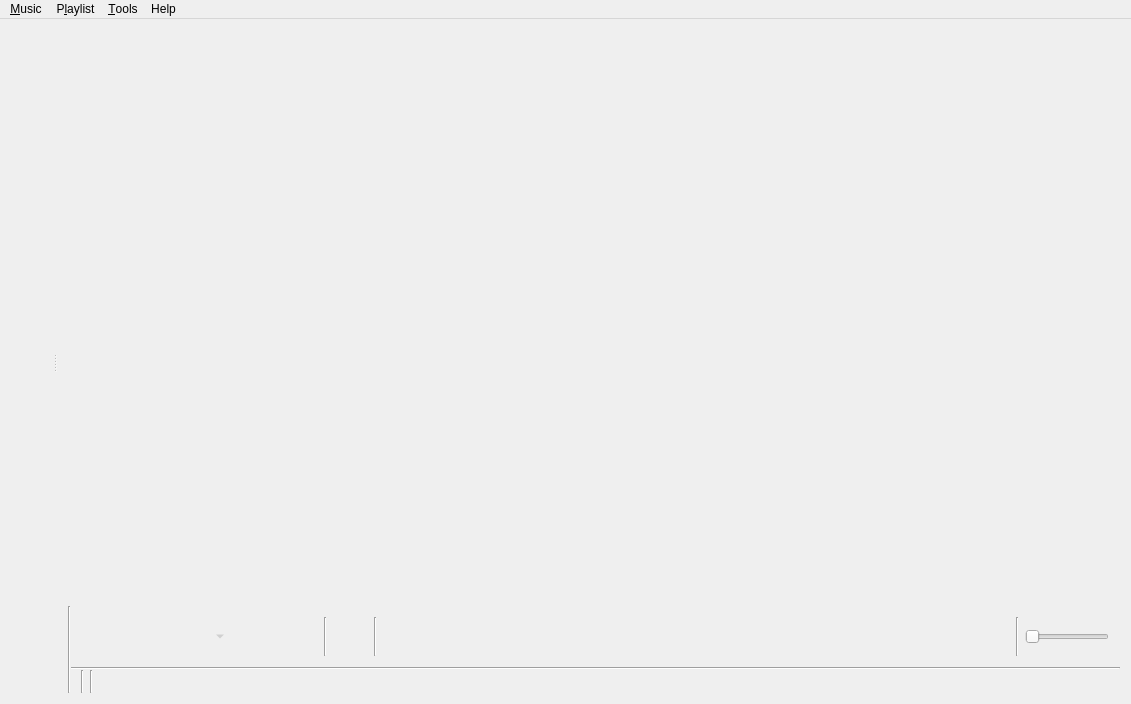
<?xml version="1.0" encoding="UTF-8"?>
<ui version="4.0">
 <class>MainWindow</class>
 <widget class="QMainWindow" name="MainWindow">
  <property name="geometry">
   <rect>
    <x>0</x>
    <y>0</y>
    <width>1131</width>
    <height>704</height>
   </rect>
  </property>
  <property name="windowTitle">
   <string>Strawberry Music Player</string>
  </property>
  <property name="windowIcon">
   <iconset resource="../../data/icons.qrc">
    <normaloff>:/icons/128x128/strawberry.png</normaloff>:/icons/128x128/strawberry.png</iconset>
  </property>
  <widget class="QWidget" name="centralWidget">
   <layout class="QVBoxLayout" name="layout_centralWidget">
    <property name="spacing">
     <number>0</number>
    </property>
    <property name="leftMargin">
     <number>0</number>
    </property>
    <property name="topMargin">
     <number>0</number>
    </property>
    <property name="rightMargin">
     <number>0</number>
    </property>
    <property name="bottomMargin">
     <number>0</number>
    </property>
    <item>
     <widget class="QSplitter" name="splitter">
      <property name="orientation">
       <enum>Qt::Orientation::Horizontal</enum>
      </property>
      <widget class="QWidget" name="sidebar_layout">
       <layout class="QVBoxLayout" name="layout_left">
        <property name="spacing">
         <number>0</number>
        </property>
        <item>
         <widget class="FancyTabWidget" name="tabs" native="true"/>
        </item>
        <item>
         <widget class="PlayingWidget" name="widget_playing" native="true"/>
        </item>
       </layout>
      </widget>
      <widget class="QWidget" name="playlist_layout">
       <layout class="QVBoxLayout" name="layout_right">
        <property name="spacing">
         <number>0</number>
        </property>
        <item>
         <widget class="PlaylistContainer" name="playlist" native="true">
          <property name="sizePolicy">
           <sizepolicy hsizetype="Preferred" vsizetype="Expanding">
            <horstretch>0</horstretch>
            <verstretch>0</verstretch>
           </sizepolicy>
          </property>
          <addaction name="action_edit_track"/>
          <addaction name="action_edit_value"/>
         </widget>
        </item>
        <item>
         <layout class="QHBoxLayout" name="layout_bottom">
          <property name="spacing">
           <number>0</number>
          </property>
          <item>
           <widget class="Line" name="line_6">
            <property name="orientation">
             <enum>Qt::Orientation::Vertical</enum>
            </property>
           </widget>
          </item>
          <item>
           <widget class="QWidget" name="player_controls_container" native="true">
            <layout class="QVBoxLayout" name="layout_player_controls_container">
             <property name="spacing">
              <number>0</number>
             </property>
             <property name="leftMargin">
              <number>0</number>
             </property>
             <property name="topMargin">
              <number>0</number>
             </property>
             <property name="rightMargin">
              <number>0</number>
             </property>
             <property name="bottomMargin">
              <number>0</number>
             </property>
             <item>
              <widget class="QFrame" name="player_controls">
               <property name="frameShape">
                <enum>QFrame::Shape::NoFrame</enum>
               </property>
               <layout class="QHBoxLayout" name="horizontalLayout">
                <item>
                 <widget class="QToolButton" name="back_button">
                  <property name="accessibleName">
                   <string>MenuPopupToolButton</string>
                  </property>
                  <property name="iconSize">
                   <size>
                    <width>32</width>
                    <height>32</height>
                   </size>
                  </property>
                  <property name="autoRaise">
                   <bool>true</bool>
                  </property>
                 </widget>
                </item>
                <item>
                 <widget class="QToolButton" name="pause_play_button">
                  <property name="accessibleName">
                   <string>MenuPopupToolButton</string>
                  </property>
                  <property name="iconSize">
                   <size>
                    <width>32</width>
                    <height>32</height>
                   </size>
                  </property>
                  <property name="autoRaise">
                   <bool>true</bool>
                  </property>
                 </widget>
                </item>
                <item>
                 <widget class="QToolButton" name="stop_button">
                  <property name="enabled">
                   <bool>false</bool>
                  </property>
                  <property name="accessibleName">
                   <string>MenuPopupToolButton</string>
                  </property>
                  <property name="iconSize">
                   <size>
                    <width>32</width>
                    <height>32</height>
                   </size>
                  </property>
                  <property name="popupMode">
                   <enum>QToolButton::ToolButtonPopupMode::MenuButtonPopup</enum>
                  </property>
                  <property name="autoRaise">
                   <bool>true</bool>
                  </property>
                 </widget>
                </item>
				   
				   
                <item>
                 <widget class="QToolButton" name="forward_button">
                  <property name="accessibleName">
                   <string>MenuPopupToolButton</string>
                  </property>
                  <property name="iconSize">
                   <size>
                    <width>32</width>
                    <height>32</height>
                   </size>
                  </property>
                  <property name="autoRaise">
                   <bool>true</bool>
                  </property>
                 </widget>
                </item>
				   
				   
                <item>
                 <widget class="QToolButton" name="next_album_button">
                  <property name="accessibleName">
                   <string>MenuPopupToolButton</string>
                  </property>
                  <property name="iconSize">
                   <size>
                    <width>32</width>
                    <height>32</height>
                   </size>
                  </property>
                  <property name="autoRaise">
                   <bool>true</bool>
                  </property>
                 </widget>
                </item>
                <item>
                 <widget class="QWidget" name="widget_love" native="true">
                  <layout class="QHBoxLayout" name="layout_widget_love">
                   <property name="spacing">
                    <number>1</number>
                   </property>
                   <property name="leftMargin">
                    <number>0</number>
                   </property>
                   <property name="topMargin">
                    <number>0</number>
                   </property>
                   <property name="rightMargin">
                    <number>0</number>
                   </property>
                   <property name="bottomMargin">
                    <number>0</number>
                   </property>
                   <item>
                    <widget class="Line" name="line_love">
                     <property name="orientation">
                      <enum>Qt::Orientation::Vertical</enum>
                     </property>
                    </widget>
                   </item>
                   <item>
                    <widget class="QToolButton" name="button_love">
                     <property name="accessibleName">
                      <string>MenuPopupToolButton</string>
                     </property>
                     <property name="iconSize">
                      <size>
                       <width>32</width>
                       <height>32</height>
                      </size>
                     </property>
                     <property name="autoRaise">
                      <bool>true</bool>
                     </property>
                    </widget>
                   </item>
                  </layout>
                 </widget>
                </item>
                <item>
                 <widget class="Line" name="line_buttons">
                  <property name="orientation">
                   <enum>Qt::Orientation::Vertical</enum>
                  </property>
                 </widget>
                </item>
                <item>
                 <widget class="AnalyzerContainer" name="analyzer" native="true">
                  <property name="sizePolicy">
                   <sizepolicy hsizetype="Expanding" vsizetype="Preferred">
                    <horstretch>100</horstretch>
                    <verstretch>0</verstretch>
                   </sizepolicy>
                  </property>
                  <property name="minimumSize">
                   <size>
                    <width>0</width>
                    <height>36</height>
                   </size>
                  </property>
                 </widget>
                </item>
                <item>
                 <spacer name="horizontalSpacer">
                  <property name="orientation">
                   <enum>Qt::Orientation::Horizontal</enum>
                  </property>
                  <property name="sizeType">
                   <enum>QSizePolicy::Policy::Expanding</enum>
                  </property>
                  <property name="sizeHint" stdset="0">
                   <size>
                    <width>0</width>
                    <height>0</height>
                   </size>
                  </property>
                 </spacer>
                </item>
                <item>
                 <widget class="Line" name="line_volume">
                  <property name="orientation">
                   <enum>Qt::Orientation::Vertical</enum>
                  </property>
                 </widget>
                </item>
                <item>
                 <widget class="VolumeSlider" name="volume">
                  <property name="sizePolicy">
                   <sizepolicy hsizetype="Minimum" vsizetype="Fixed">
                    <horstretch>0</horstretch>
                    <verstretch>0</verstretch>
                   </sizepolicy>
                  </property>
                  <property name="maximum">
                   <number>100</number>
                  </property>
                  <property name="orientation">
                   <enum>Qt::Orientation::Horizontal</enum>
                  </property>
                 </widget>
                </item>
               </layout>
              </widget>
             </item>
             <item>
              <widget class="QWidget" name="status_bar" native="true">
               <property name="sizePolicy">
                <sizepolicy hsizetype="Preferred" vsizetype="Fixed">
                 <horstretch>0</horstretch>
                 <verstretch>0</verstretch>
                </sizepolicy>
               </property>
               <layout class="QVBoxLayout" name="layout_status_bar">
                <property name="spacing">
                 <number>0</number>
                </property>
                <property name="leftMargin">
                 <number>0</number>
                </property>
                <property name="topMargin">
                 <number>0</number>
                </property>
                <property name="rightMargin">
                 <number>0</number>
                </property>
                <property name="bottomMargin">
                 <number>0</number>
                </property>
                <item>
                 <widget class="Line" name="status_bar_line">
                  <property name="orientation">
                   <enum>Qt::Orientation::Horizontal</enum>
                  </property>
                 </widget>
                </item>
                <item>
                 <widget class="QWidget" name="status_bar_internal" native="true">
                  <property name="sizePolicy">
                   <sizepolicy hsizetype="Preferred" vsizetype="Fixed">
                    <horstretch>0</horstretch>
                    <verstretch>0</verstretch>
                   </sizepolicy>
                  </property>
                  <layout class="QHBoxLayout" name="layout_status_bar_internal">
                   <property name="spacing">
                    <number>3</number>
                   </property>
                   <property name="leftMargin">
                    <number>0</number>
                   </property>
                   <property name="topMargin">
                    <number>0</number>
                   </property>
                   <property name="rightMargin">
                    <number>0</number>
                   </property>
                   <property name="bottomMargin">
                    <number>0</number>
                   </property>
                   <item>
                    <widget class="QStackedWidget" name="status_bar_stack">
                     <property name="currentIndex">
                      <number>1</number>
                     </property>
                     <widget class="MultiLoadingIndicator" name="multi_loading_indicator"/>
                     <widget class="QWidget" name="playlist_summary_page">
                      <layout class="QVBoxLayout" name="layout_playlist_summary">
                       <property name="spacing">
                        <number>0</number>
                       </property>
                       <property name="leftMargin">
                        <number>0</number>
                       </property>
                       <property name="topMargin">
                        <number>0</number>
                       </property>
                       <property name="rightMargin">
                        <number>0</number>
                       </property>
                       <property name="bottomMargin">
                        <number>0</number>
                       </property>
                       <item>
                        <widget class="QLabel" name="playlist_summary">
                         <property name="alignment">
                          <set>Qt::AlignmentFlag::AlignRight|Qt::AlignmentFlag::AlignTrailing|Qt::AlignmentFlag::AlignVCenter</set>
                         </property>
                        </widget>
                       </item>
                      </layout>
                     </widget>
                    </widget>
                   </item>
                   <item>
                    <widget class="Line" name="line_5">
                     <property name="orientation">
                      <enum>Qt::Orientation::Vertical</enum>
                     </property>
                    </widget>
                   </item>
                   <item>
                    <widget class="PlaylistSequence" name="playlist_sequence" native="true"/>
                   </item>
                   <item>
                    <widget class="Line" name="line_2">
                     <property name="orientation">
                      <enum>Qt::Orientation::Vertical</enum>
                     </property>
                    </widget>
                   </item>
                   <item>
                    <widget class="QToolButton" name="button_scrobble">
                     <property name="enabled">
                      <bool>true</bool>
                     </property>
                     <property name="sizePolicy">
                      <sizepolicy hsizetype="Fixed" vsizetype="Fixed">
                       <horstretch>0</horstretch>
                       <verstretch>0</verstretch>
                      </sizepolicy>
                     </property>
                     <property name="text">
                      <string/>
                     </property>
                     <property name="iconSize">
                      <size>
                       <width>16</width>
                       <height>16</height>
                      </size>
                     </property>
                     <property name="autoRaise">
                      <bool>true</bool>
                     </property>
                    </widget>
                   </item>
                   <item>
                    <widget class="TrackSlider" name="track_slider" native="true">
                     <property name="sizePolicy">
                      <sizepolicy hsizetype="Preferred" vsizetype="Preferred">
                       <horstretch>10</horstretch>
                       <verstretch>0</verstretch>
                      </sizepolicy>
                     </property>
                    </widget>
                   </item>
                  </layout>
                 </widget>
                </item>
               </layout>
              </widget>
             </item>
            </layout>
           </widget>
          </item>
         </layout>
        </item>
       </layout>
      </widget>
     </widget>
    </item>
   </layout>
  </widget>
  <widget class="QMenuBar" name="menuBar">
   <property name="geometry">
    <rect>
     <x>0</x>
     <y>0</y>
     <width>1131</width>
     <height>21</height>
    </rect>
   </property>
   <widget class="QMenu" name="menu_music">
    <property name="title">
     <string>&amp;Music</string>
    </property>
    <addaction name="action_open_file"/>
    <addaction name="action_open_cd"/>
    <addaction name="separator"/>
    <addaction name="action_previous_track"/>
    <addaction name="action_play_pause"/>
    <addaction name="action_stop"/>
    <addaction name="action_next_track"/>
    <addaction name="action_next_album"/>
    <addaction name="separator"/>
    <addaction name="action_mute"/>
    <addaction name="separator"/>
    <addaction name="action_love"/>
    <addaction name="separator"/>
    <addaction name="action_quit"/>
   </widget>
   <widget class="QMenu" name="menu_playlist">
    <property name="title">
     <string>P&amp;laylist</string>
    </property>
    <addaction name="action_add_file"/>
    <addaction name="action_add_folder"/>
    <addaction name="action_add_stream"/>
    <addaction name="separator"/>
    <addaction name="action_shuffle_mode"/>
    <addaction name="action_repeat_mode"/>
    <addaction name="separator"/>
    <addaction name="action_new_playlist"/>
    <addaction name="action_save_playlist"/>
    <addaction name="action_load_playlist"/>
    <addaction name="action_save_all_playlists"/>
    <addaction name="separator"/>
    <addaction name="action_jump"/>
    <addaction name="action_clear_playlist"/>
    <addaction name="action_shuffle"/>
    <addaction name="action_remove_duplicates"/>
    <addaction name="action_remove_unavailable"/>
   </widget>
   <widget class="QMenu" name="menu_help">
    <property name="title">
     <string>Help</string>
    </property>
    <addaction name="action_about_strawberry"/>
    <addaction name="action_about_qt"/>
    <addaction name="separator"/>
   </widget>
   <widget class="QMenu" name="menu_tools">
    <property name="title">
     <string>&amp;Tools</string>
    </property>
    <addaction name="action_cover_manager"/>
    <addaction name="action_equalizer"/>
    <addaction name="action_transcoder"/>
    <addaction name="separator"/>
    <addaction name="action_update_collection"/>
    <addaction name="action_full_collection_scan"/>
    <addaction name="action_abort_collection_scan"/>
    <addaction name="separator"/>
    <addaction name="action_settings"/>
    <addaction name="action_import_data_from_last_fm"/>
    <addaction name="action_console"/>
    <addaction name="separator"/>
    <addaction name="action_toggle_show_sidebar"/>
   </widget>
   <addaction name="menu_music"/>
   <addaction name="menu_playlist"/>
   <addaction name="menu_tools"/>
   <addaction name="menu_help"/>
  </widget>
  <action name="action_previous_track">
   <property name="text">
    <string>Previous track</string>
   </property>
   <property name="shortcut">
    <string>F5</string>
   </property>
  </action>
  <action name="action_play_pause">
   <property name="text">
    <string>&amp;Play</string>
   </property>
   <property name="shortcut">
    <string>F6</string>
   </property>
  </action>
  <action name="action_stop">
   <property name="enabled">
    <bool>false</bool>
   </property>
   <property name="text">
    <string>&amp;Stop</string>
   </property>
   <property name="shortcut">
    <string>F7</string>
   </property>
  </action>
  <action name="action_next_track">
   <property name="text">
    <string>&amp;Next track</string>
   </property>
   <property name="shortcut">
    <string>F8</string>
   </property>
  </action>
  <action name="action_quit">
   <property name="text">
    <string>&amp;Quit</string>
   </property>
   <property name="shortcut">
    <string>Ctrl+Q</string>
   </property>
   <property name="menuRole">
    <enum>QAction::MenuRole::QuitRole</enum>
   </property>
  </action>
  <action name="action_stop_after_this_track">
   <property name="text">
    <string>Stop after this track</string>
   </property>
   <property name="shortcut">
    <string>Ctrl+Alt+V</string>
   </property>
  </action>
  <action name="action_love">
   <property name="enabled">
    <bool>false</bool>
   </property>
   <property name="text">
    <string>Love</string>
   </property>
   <property name="shortcut">
    <string notr="true">Ctrl+L</string>
   </property>
  </action>
  <action name="action_clear_playlist">
   <property name="text">
    <string>&amp;Clear playlist</string>
   </property>
   <property name="toolTip">
    <string>Clear playlist</string>
   </property>
   <property name="shortcut">
    <string>Ctrl+K</string>
   </property>
  </action>
  <action name="action_edit_track">
   <property name="text">
    <string>Edit track information...</string>
   </property>
   <property name="shortcut">
    <string>Ctrl+E</string>
   </property>
  </action>
  <action name="action_renumber_tracks">
   <property name="text">
    <string>Renumber tracks in this order...</string>
   </property>
  </action>
  <action name="action_selection_set_value">
   <property name="text">
    <string>Set value for all selected tracks...</string>
   </property>
  </action>
  <action name="action_edit_value">
   <property name="text">
    <string>Edit tag...</string>
   </property>
  </action>
  <action name="action_settings">
   <property name="text">
    <string>&amp;Settings...</string>
   </property>
   <property name="shortcut">
    <string>Ctrl+P</string>
   </property>
   <property name="menuRole">
    <enum>QAction::MenuRole::PreferencesRole</enum>
   </property>
  </action>
  <action name="action_about_strawberry">
   <property name="icon">
    <iconset resource="../../data/icons.qrc">
     <normaloff>:/icons/64x64/strawberry.png</normaloff>:/icons/64x64/strawberry.png</iconset>
   </property>
   <property name="text">
    <string>&amp;About Strawberry</string>
   </property>
   <property name="shortcut">
    <string>F1</string>
   </property>
   <property name="menuRole">
    <enum>QAction::MenuRole::AboutRole</enum>
   </property>
  </action>
  <action name="action_shuffle">
   <property name="text">
    <string>S&amp;huffle playlist</string>
   </property>
   <property name="shortcut">
    <string>Ctrl+H</string>
   </property>
  </action>
  <action name="action_add_file">
   <property name="text">
    <string>&amp;Add file...</string>
   </property>
   <property name="shortcut">
    <string>Ctrl+Shift+A</string>
   </property>
  </action>
  <action name="action_open_file">
   <property name="text">
    <string>&amp;Open file...</string>
   </property>
  </action>
  <action name="action_open_cd">
   <property name="text">
    <string>Open audio &amp;CD...</string>
   </property>
  </action>
  <action name="action_cover_manager">
   <property name="text">
    <string>&amp;Cover Manager</string>
   </property>
  </action>
  <action name="action_console">
   <property name="text">
    <string>C&amp;onsole</string>
   </property>
  </action>
  <action name="action_shuffle_mode">
   <property name="text">
    <string>&amp;Shuffle mode</string>
   </property>
  </action>
  <action name="action_repeat_mode">
   <property name="text">
    <string>&amp;Repeat mode</string>
   </property>
  </action>
  <action name="action_remove_from_playlist">
   <property name="text">
    <string>Remove from playlist</string>
   </property>
  </action>
  <action name="action_equalizer">
   <property name="text">
    <string>&amp;Equalizer</string>
   </property>
  </action>
  <action name="action_transcoder">
   <property name="text">
    <string>&amp;Transcode Music</string>
   </property>
  </action>
  <action name="action_add_folder">
   <property name="text">
    <string>Add &amp;folder...</string>
   </property>
  </action>
  <action name="action_jump">
   <property name="text">
    <string>&amp;Jump to the currently playing track</string>
   </property>
   <property name="shortcut">
    <string>Ctrl+J</string>
   </property>
  </action>
  <action name="action_new_playlist">
   <property name="text">
    <string>&amp;New playlist</string>
   </property>
   <property name="shortcut">
    <string>Ctrl+N</string>
   </property>
  </action>
  <action name="action_save_playlist">
   <property name="text">
    <string>Save &amp;playlist...</string>
   </property>
   <property name="shortcut">
    <string>Ctrl+S</string>
   </property>
  </action>
  <action name="action_load_playlist">
   <property name="text">
    <string>&amp;Load playlist...</string>
   </property>
   <property name="shortcut">
    <string>Ctrl+Shift+O</string>
   </property>
  </action>
  <action name="action_save_all_playlists">
   <property name="text">
    <string>&amp;Save all playlists...</string>
   </property>
  </action>
  <action name="action_next_playlist">
   <property name="text">
    <string>Go to next playlist tab</string>
   </property>
  </action>
  <action name="action_previous_playlist">
   <property name="text">
    <string>Go to previous playlist tab</string>
   </property>
  </action>
  <action name="action_update_collection">
   <property name="text">
    <string>&amp;Update changed collection folders</string>
   </property>
  </action>
  <action name="action_about_qt">
   <property name="text">
    <string>About &amp;Qt</string>
   </property>
   <property name="menuRole">
    <enum>QAction::MenuRole::AboutQtRole</enum>
   </property>
  </action>
  <action name="action_mute">
   <property name="checkable">
    <bool>true</bool>
   </property>
   <property name="text">
    <string>&amp;Mute</string>
   </property>
   <property name="shortcut">
    <string>Ctrl+M</string>
   </property>
  </action>
  <action name="action_full_collection_scan">
   <property name="text">
    <string>&amp;Do a full collection rescan</string>
   </property>
  </action>
  <action name="action_abort_collection_scan">
   <property name="text">
    <string>Abort collection scan</string>
   </property>
  </action>
  <action name="action_auto_complete_tags">
   <property name="text">
    <string>Complete tags automatically...</string>
   </property>
   <property name="shortcut">
    <string>Ctrl+T</string>
   </property>
  </action>
  <action name="action_toggle_scrobbling">
   <property name="text">
    <string>Toggle scrobbling</string>
   </property>
  </action>
  <action name="action_remove_duplicates">
   <property name="text">
    <string>Remove &amp;duplicates from playlist</string>
   </property>
  </action>
  <action name="action_remove_unavailable">
   <property name="text">
    <string>Remove &amp;unavailable tracks from playlist</string>
   </property>
  </action>
  <action name="action_add_files_to_transcoder">
   <property name="checkable">
    <bool>false</bool>
   </property>
   <property name="text">
    <string>Add file(s) to transcoder</string>
   </property>
   <property name="toolTip">
    <string>Add file to transcoder</string>
   </property>
   <property name="shortcut">
    <string notr="true">Ctrl+Shift+T</string>
   </property>
  </action>
  <action name="action_add_stream">
   <property name="text">
    <string>Add stream...</string>
   </property>
  </action>
  <action name="action_toggle_show_sidebar">
   <property name="checkable">
    <bool>true</bool>
   </property>
   <property name="text">
    <string>Show sidebar</string>
   </property>
  </action>
  <action name="action_import_data_from_last_fm">
   <property name="text">
    <string>Import data from last.fm...</string>
   </property>
  </action>
  <action name="action_next_album">
   <property name="text">
    <string>Next album</string>
   </property>
   <property name="shortcut">
    <string>Ctrl+Shift+N</string>
   </property>
  </action>
 </widget>
 <layoutdefault spacing="6" margin="11"/>
 <customwidgets>
  <customwidget>
   <class>VolumeSlider</class>
   <extends>QSlider</extends>
   <header>widgets/volumeslider.h</header>
  </customwidget>
  <customwidget>
   <class>AnalyzerContainer</class>
   <extends>QWidget</extends>
   <header>analyzer/analyzercontainer.h</header>
   <container>1</container>
  </customwidget>
  <customwidget>
   <class>PlaylistContainer</class>
   <extends>QWidget</extends>
   <header>playlist/playlistcontainer.h</header>
   <container>1</container>
  </customwidget>
  <customwidget>
   <class>TrackSlider</class>
   <extends>QWidget</extends>
   <header>widgets/trackslider.h</header>
   <container>1</container>
  </customwidget>
  <customwidget>
   <class>PlaylistSequence</class>
   <extends>QWidget</extends>
   <header>playlist/playlistsequence.h</header>
   <container>1</container>
  </customwidget>
  <customwidget>
   <class>MultiLoadingIndicator</class>
   <extends>QWidget</extends>
   <header>widgets/multiloadingindicator.h</header>
   <container>1</container>
  </customwidget>
  <customwidget>
   <class>PlayingWidget</class>
   <extends>QWidget</extends>
   <header>widgets/playingwidget.h</header>
   <container>1</container>
  </customwidget>
  <customwidget>
   <class>FancyTabWidget</class>
   <extends>QWidget</extends>
   <header>widgets/fancytabwidget.h</header>
  </customwidget>
 </customwidgets>
 <resources>
  <include location="../../data/icons.qrc"/>
 </resources>
 <connections/>
</ui>
